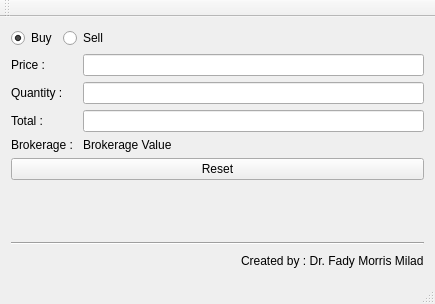
<?xml version="1.0" encoding="UTF-8"?>
<ui version="4.0">
 <class>StockCalculator</class>
 <widget class="QMainWindow" name="StockCalculator">
  <property name="geometry">
   <rect>
    <x>0</x>
    <y>0</y>
    <width>435</width>
    <height>304</height>
   </rect>
  </property>
  <property name="windowTitle">
   <string>StockCalculator</string>
  </property>
  <widget class="QWidget" name="centralWidget">
   <layout class="QVBoxLayout" name="verticalLayout_4">
    <item>
     <layout class="QHBoxLayout" name="horizontalLayout">
      <item>
       <widget class="QRadioButton" name="radioButton_buy">
        <property name="text">
         <string>Buy</string>
        </property>
        <property name="checked">
         <bool>true</bool>
        </property>
       </widget>
      </item>
      <item>
       <widget class="QRadioButton" name="radioButton_sell">
        <property name="text">
         <string>Sell</string>
        </property>
        <property name="checked">
         <bool>false</bool>
        </property>
       </widget>
      </item>
      <item>
       <spacer name="horizontalSpacer_2">
        <property name="orientation">
         <enum>Qt::Horizontal</enum>
        </property>
        <property name="sizeHint" stdset="0">
         <size>
          <width>40</width>
          <height>20</height>
         </size>
        </property>
       </spacer>
      </item>
     </layout>
    </item>
    <item>
     <layout class="QFormLayout" name="formLayout">
      <item row="0" column="0">
       <widget class="QLabel" name="label_price">
        <property name="text">
         <string>Price : </string>
        </property>
       </widget>
      </item>
      <item row="0" column="1">
       <widget class="QLineEdit" name="lineEdit_price">
        <property name="maxLength">
         <number>19</number>
        </property>
       </widget>
      </item>
      <item row="1" column="0">
       <widget class="QLabel" name="label_qty">
        <property name="text">
         <string>Quantity : </string>
        </property>
       </widget>
      </item>
      <item row="1" column="1">
       <widget class="QLineEdit" name="lineEdit_qty">
        <property name="maxLength">
         <number>19</number>
        </property>
       </widget>
      </item>
      <item row="2" column="0">
       <widget class="QLabel" name="label_total">
        <property name="text">
         <string>Total : </string>
        </property>
       </widget>
      </item>
      <item row="2" column="1">
       <widget class="QLineEdit" name="lineEdit_total">
        <property name="maxLength">
         <number>19</number>
        </property>
       </widget>
      </item>
      <item row="3" column="0">
       <widget class="QLabel" name="label_brokerage">
        <property name="text">
         <string>Brokerage : </string>
        </property>
       </widget>
      </item>
      <item row="3" column="1">
       <widget class="QLabel" name="label_brokerage_value">
        <property name="text">
         <string>Brokerage Value</string>
        </property>
       </widget>
      </item>
     </layout>
    </item>
    <item>
     <widget class="QPushButton" name="pushButton_reset">
      <property name="text">
       <string>Reset</string>
      </property>
     </widget>
    </item>
    <item>
     <spacer name="verticalSpacer">
      <property name="orientation">
       <enum>Qt::Vertical</enum>
      </property>
      <property name="sizeHint" stdset="0">
       <size>
        <width>20</width>
        <height>40</height>
       </size>
      </property>
     </spacer>
    </item>
    <item>
     <widget class="Line" name="line">
      <property name="orientation">
       <enum>Qt::Horizontal</enum>
      </property>
     </widget>
    </item>
    <item>
     <layout class="QHBoxLayout" name="horizontalLayout_3">
      <item>
       <spacer name="horizontalSpacer">
        <property name="orientation">
         <enum>Qt::Horizontal</enum>
        </property>
        <property name="sizeHint" stdset="0">
         <size>
          <width>40</width>
          <height>20</height>
         </size>
        </property>
       </spacer>
      </item>
      <item>
       <widget class="QLabel" name="label">
        <property name="text">
         <string>Created by : Dr. Fady Morris Milad</string>
        </property>
       </widget>
      </item>
     </layout>
    </item>
   </layout>
  </widget>
  <widget class="QMenuBar" name="menuBar">
   <property name="geometry">
    <rect>
     <x>0</x>
     <y>0</y>
     <width>435</width>
     <height>22</height>
    </rect>
   </property>
  </widget>
  <widget class="QToolBar" name="mainToolBar">
   <attribute name="toolBarArea">
    <enum>TopToolBarArea</enum>
   </attribute>
   <attribute name="toolBarBreak">
    <bool>false</bool>
   </attribute>
  </widget>
  <widget class="QStatusBar" name="statusBar"/>
 </widget>
 <layoutdefault spacing="6" margin="11"/>
 <resources/>
 <connections/>
</ui>
